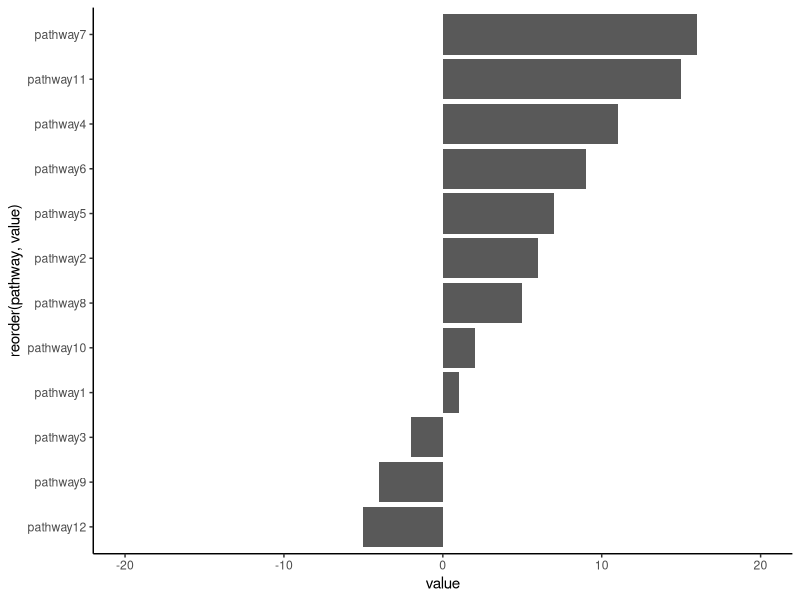
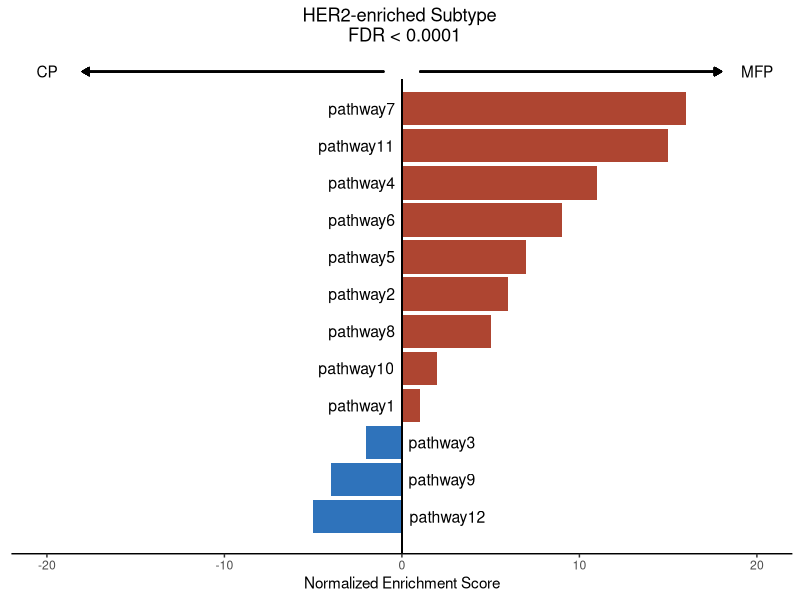
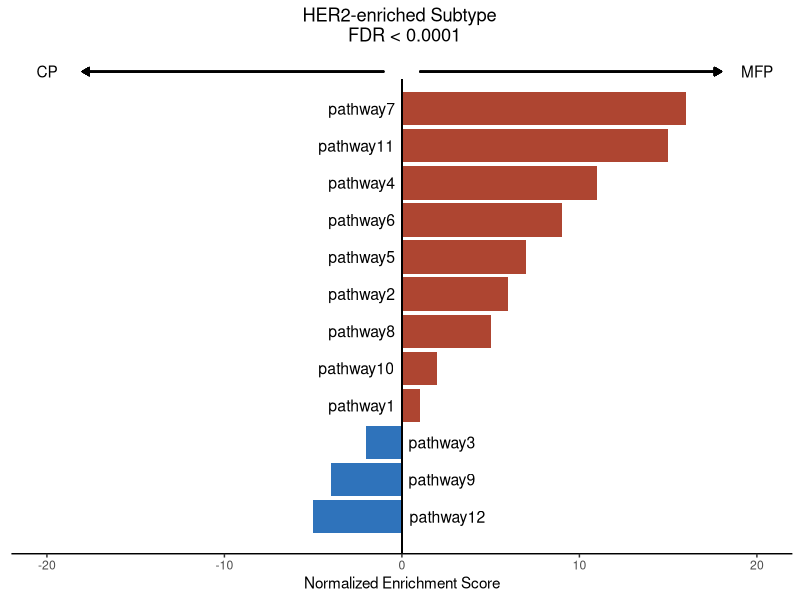

The R script that drew these images, in order:
# =============================================================================
# 双向柱状图
# organized：线性脚本 + 中文分节；路径相对本条目目录
# =============================================================================
# 来源：KS科研分享「生信绘图」010双向柱状图
# 本地复现：drafts/ks-shengxin-huitu-repro/010-bidirectional-bar
# Pixi：项目根 default 环境；library(tidyverse) 已拆成 ggplot2/dplyr/tidyr 等。
# =============================================================================

script_dir <- tryCatch(
  dirname(normalizePath(sys.frame(1)$ofile)),
  error = function(e) {
    args <- commandArgs(trailingOnly = FALSE)
    file_arg <- grep("^--file=", args, value = TRUE)
    if (length(file_arg)) dirname(normalizePath(sub("^--file=", "", file_arg))) else normalizePath(getwd())
  }
)
root <- if (basename(script_dir) == "code") dirname(script_dir) else script_dir
out_dir <- file.path(root, "output", "figures")
dir.create(out_dir, recursive = TRUE, showWarnings = FALSE)

suppressPackageStartupMessages({
  library(ggplot2)
  library(dplyr)
  library(tidyr)
  library(readr)
  library(tibble)
  library(stringr)
  library(forcats)
})

# 构造数据：
data <- data.frame("value" = sample(-5:20, 12))

data$pathway <- paste0("pathway",1:12)

# 初步绘图：
ggplot(data)+
  geom_col(aes(reorder(pathway, value), value))+
  theme_classic()+
  ylim(-20,20)+
  coord_flip()

# 添加颜色，调整主题：
# 设置颜色变量：
color <- rep("#ae4531", 12)
color[which(data$value < 0)] <- "#2f73bb"

data$color <- color


# 最终绘图代码：
ggplot(data)+
  geom_col(aes(reorder(pathway, value), value, fill = color))+
  scale_fill_manual(values = c("#2f73bb","#ae4531"))+
  # 加一条竖线：
  geom_segment(aes(y = 0, yend = 0,x = 0, xend = 12.8))+
  theme_classic()+
  ylim(-20,20)+
  coord_flip()+
  # 调整主题：
  theme(
    # 去除图例：
    legend.position = "none",
    # 标题居中：
    plot.title = element_text(hjust = 0.5),
    axis.line.y = element_blank(),
    axis.title.y = element_blank(),
    axis.ticks.y = element_blank(),
    axis.text.y = element_blank(),
  )+
  ylab("Normalized Enrichment Score")+
  # 添加label：
  geom_text(data=data[which(data$value > 0), ],aes(x = pathway, y = 0, label = pathway), 
            hjust = 1.1, size = 4)+
  geom_text(data=data[which(data$value < 0), ],aes(x = pathway, y = 0, label = pathway), 
            hjust = -0.1, size = 4)+
  ggtitle("HER2-enriched Subtype \n FDR < 0.0001")+
  scale_x_discrete(expand=expansion(add=c(0,1.5)))+
  # 添加箭头注释：
  geom_segment(aes(y = -1, yend = -18,x = 13, xend = 13),
               arrow = arrow(length = unit(0.2, "cm"), type="closed"), 
               size = 0.5)+
  geom_segment(aes(y = 1, yend = 18,x = 13, xend = 13),
               arrow = arrow(length = unit(0.2, "cm"), type="closed"), 
               size = 0.5)+
  annotate("text", x = 13, y = -20, label = "CP")+
  annotate("text", x = 13, y = 20, label = "MFP")

ggsave(file.path(out_dir, "barplot.pdf"), height = 7, width = 7)
